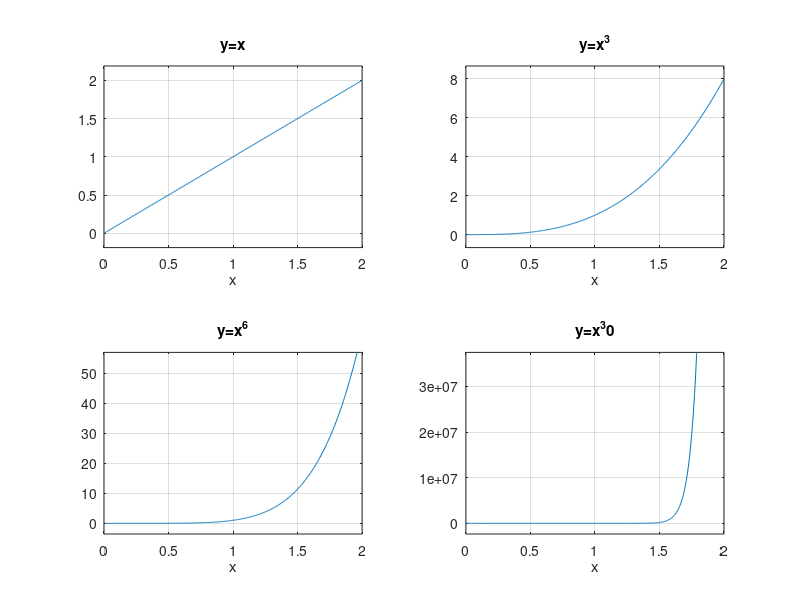

MATLAB code for this plot:
subplot(2,2,1);ezplot('x',[0,2]);title('y=x');grid on
subplot(2,2,2);ezplot('x.^3',[0,2]);title('y=x^3');grid on
subplot(2,2,3);ezplot('x.^6',[0,2]);title('y=x^6');grid on
subplot(2,2,4);ezplot('x.^30',[0,2]);title('y=x^30');grid on
